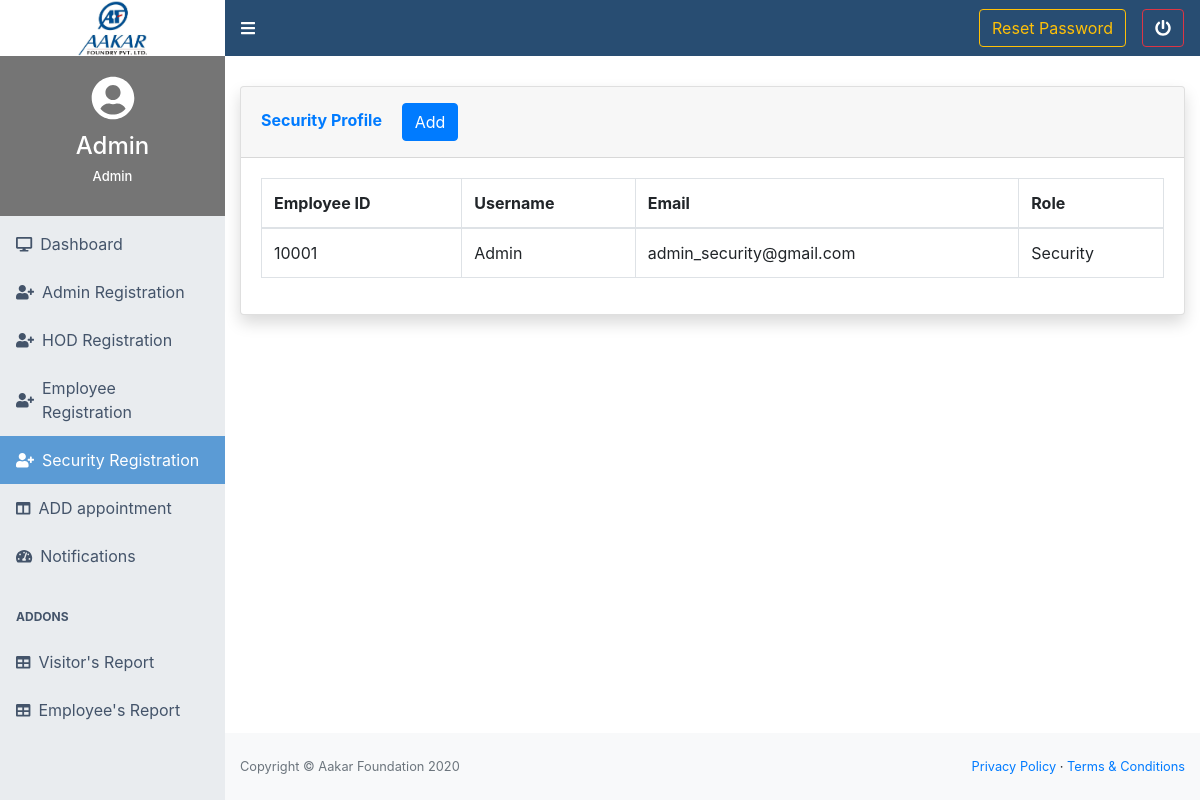
Screenshot of /admin_4/add_security_4.php (signed in) with the database file from the repository.
### tables this page shows
CREATE TABLE `security` (
  `id` varchar(20) NOT NULL,
  `username` varchar(45) NOT NULL,
  `email` varchar(45) NOT NULL,
  `password` text NOT NULL,
  `first_name` varchar(45) NOT NULL,
  `last_name` varchar(45) NOT NULL,
  `phone_no` varchar(10) NOT NULL
);

### php-utils/signup.utils.php (called while the page is built, shortened)
<?php
if(!function_exists("getUserData")) {
  function getUserData($link,$type,$assignedBy) {
    $query = "SELECT * FROM `".$type."`;";
    $result = mysqli_query($link,$query);
    return $result;
  }
}
?>

### admin_4/add_security_4.php (the view, shortened to what this page needs)
<?php
include('header_4.php');
include('navbar_4.php');
include('../php-utils/db/db.variables.php');
include('../php-utils/db/db.connection.php');
include('../php-utils/signup.utils.php');
$link = connectionToDB($host, $username, $pass, $db);
$result = getUserData($link,'security',$_SESSION['id']);
?>
 <main style="margin-top: 30px;">
        <div class="container-fluid">
            <div class="card shadow mb-4">
                <div class="card-header py-3">
                    <h6 class="m-0 font-weight-bold text-primary">Security Profile
                        <button type="button" class="ml-3 btn btn-primary text-left" data-toggle="modal" data-target="#addsecurityprofile">Add</button>
                    </h6>
                </div>
                <div class="card-body">
                    <div class="table-responsive">
                        <table class="table table-bordered" id="dataTable" width="100%" cellspacing="0">
                            <thead>
                                <tr>
                                    <th> Employee ID </th>
                                    <th> Username </th>
                                    <th> Email </th>
                                    <th> Role </th>
                                </tr>
                            </thead>
                            <tbody>
                            <?php
while($row = mysqli_fetch_array($result,MYSQLI_ASSOC)){
echo '<tr>
<td>'.$row['id'].'</td>
<td>'.$row['first_name'].' '.$row['last_name'].'</td>
<td>'.$row['email'].'</td>
<td>Security</td>
</tr>';
}
?>
                            </tbody>
                        </table>
                    </div>
                </div>
            </div>
        </div>
    </main>
<?php
include('footer_4.php');
include('scripts_4.php');
?>

### rows the page displays
security: id "10001", first_name "Admin", email "admin_security@gmail.com"

### other values shown
$_SESSION['firstname'] "Admin"
